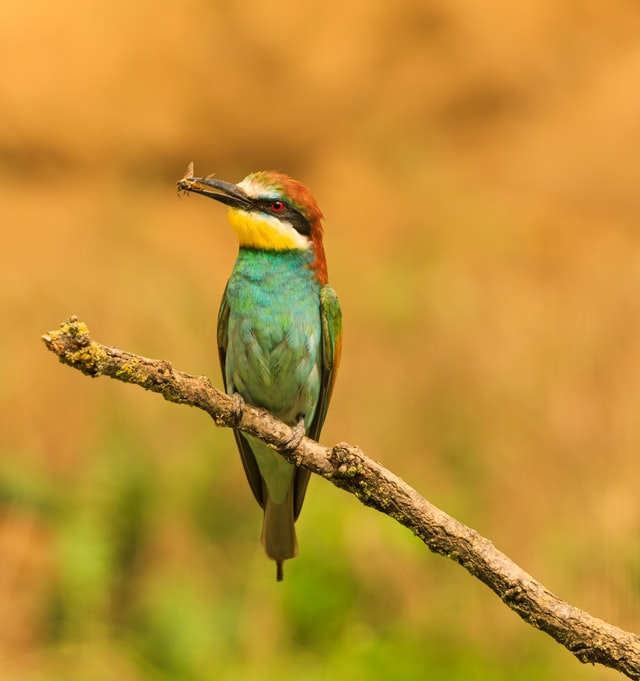
#> input picture images/bird.jpg, 640 x 681 px
$ python 7_image_rotation.py
#> lines starting #> are read from the running program, lines starting #| are printed output that depends on the picture
import cv2 as cv
import numpy as np

img = cv.imread('./images/bird.jpg')
#> img is the input picture: shape (681, 640, 3); mean B, G, R 50.7, 144.7, 193.4

def display(winname,image):
    cv.imshow(winname,image)
    cv.waitKey(0)
    cv.destroyAllWindows()

def rotate(image, angle, scale):
#> called with angle = 45, scale = 0.5
    center = (image.shape[1]//2,image.shape[0]//2)
#> center = (320, 340)
    M = cv.getRotationMatrix2D(center,angle,scale)
    rotate_img = cv.warpAffine(image,M,(image.shape[1],image.shape[0]))
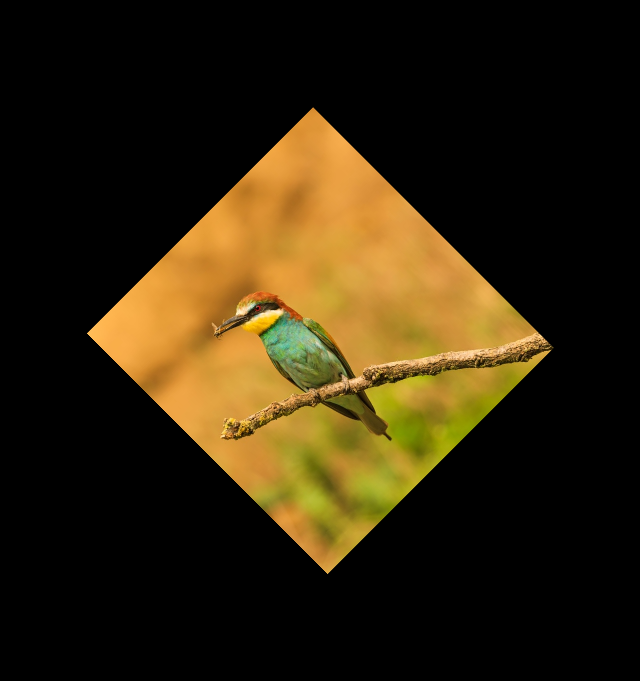
#> rotate_img: shape (681, 640, 3); mean B, G, R 12.7, 36.2, 48.3
    display("Rotating Image",rotate_img)

rotate(img, 45, .5)
